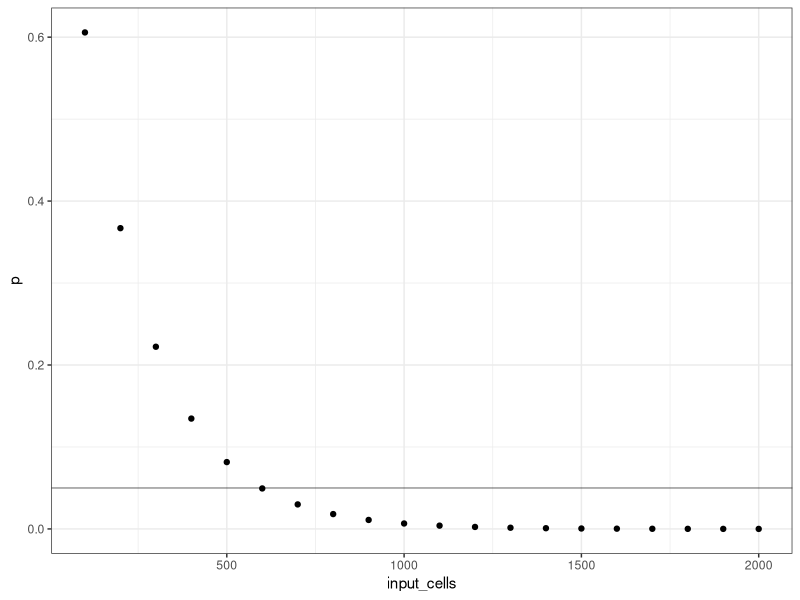
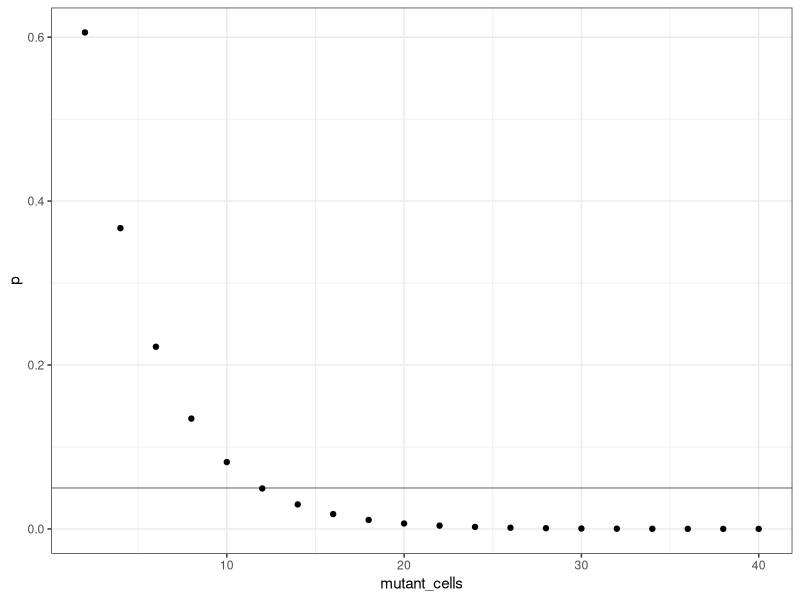
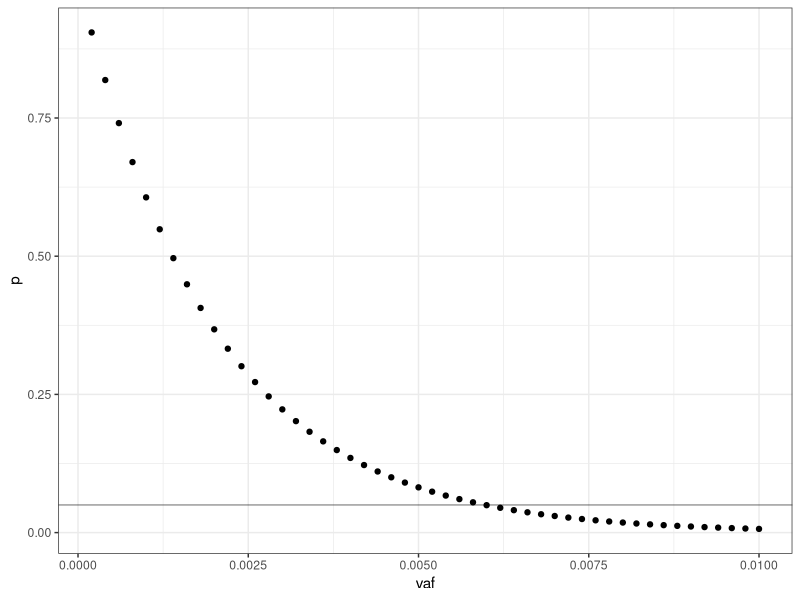
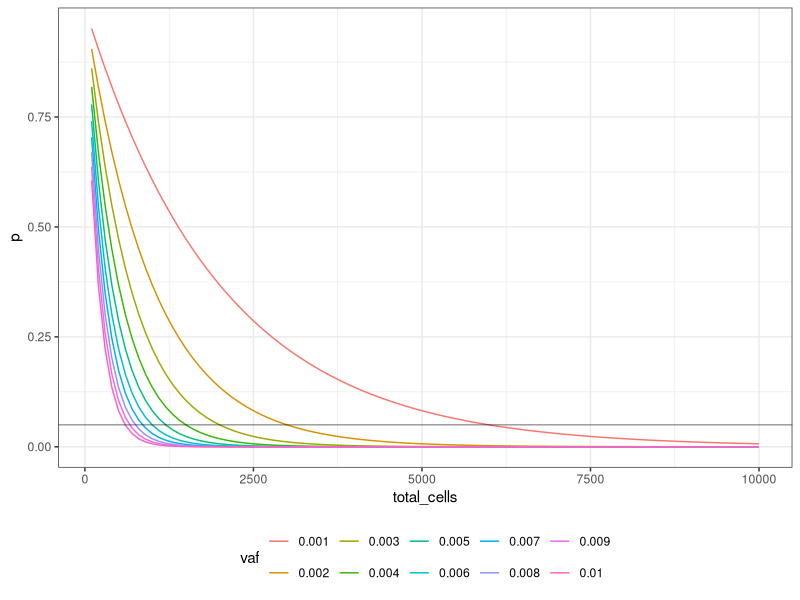
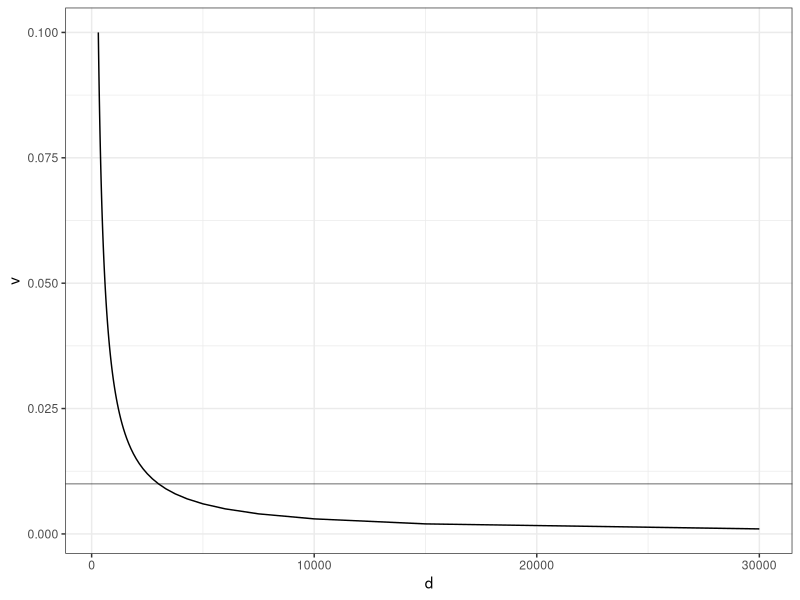

Source code (R) for these figures, in order:
## ---- chunk 1
DOCNAME = "Simulation_Benchmarking"
knitr::opts_chunk$set(autodep        = TRUE,
                      cache          = FALSE,
                      cache.path     = paste0("cache/", DOCNAME, "/"),
                      cache.comments = FALSE,
                      echo           = TRUE,
                      error          = FALSE,
                      fig.align      = "center",
                      fig.width      = 9,
                      fig.height     = 5,
                      dev            = c("png"),
                      message        = FALSE,
                      warning        = FALSE)
## ---- chunk 2
library(ggplot2)
## ---- chunk 3
v = 0.01
n = seq(100, 2000, 100)

vafs <- data.frame(vaf=v,
                   p=pbinom(0, n, v / 2),
                   input_cells=n,
                   mutant_cells=(n * v * 2))

ggplot(vafs, aes(input_cells, p)) +
    geom_point() +
    theme_bw() +
    geom_hline(yintercept=0.05, alpha=0.4)
## ---- chunk 4
ggplot(vafs, aes(mutant_cells, p)) +
    geom_point() +
    theme_bw() +
    geom_hline(yintercept=0.05, alpha=0.4)
## ---- chunk 5
deviation <- abs(0.05 - vafs$p)
print(vafs[which(deviation == min(deviation)),])
## ---- chunk 6
v = seq(0.0002, 0.01, 0.0002)
n = 1000

vafs <- data.frame(vaf=v,
                   p=pbinom(0, n, v / 2),
                   input_cells=n,
                   mutant_cells=(n * v * 2))

ggplot(vafs, aes(vaf, p)) +
    geom_point() +
    theme_bw() +
    geom_hline(yintercept=0.05, alpha=0.4)
## ---- chunk 7
deviation <- abs(0.05 - vafs$p)
print(vafs[which(deviation == min(deviation)),])
## ---- chunk 8
cells_vs_vaf = NULL
n = seq(100, 10000, 100)
V = seq(0.001, 0.01, 0.001)
for (v in V) {
    toadd <- data.frame(
        vaf=as.factor(v),
        p=pbinom(0, n, v / 2),
        total_cells=n
    )
    cells_vs_vaf <- rbind(cells_vs_vaf, toadd)
}

ggplot(cells_vs_vaf, aes(total_cells, p, colour=vaf)) +
    geom_line() +
    theme_bw() +
    theme(legend.position = 'bottom') +
    geom_hline(yintercept=0.05, alpha=0.4)
## ---- chunk 9
v = seq(0.001, 0.1, 0.001)
ccov <- data.frame(d = 30 / v,
                   v = v)
ggplot(ccov, aes(d, v)) +
    geom_line() +
    theme_bw() +
    geom_hline(yintercept=0.01, alpha=0.4)
## ---- chunk 10
df <- NULL
min_reads <- 1
duplex_yield <- 28
duplex_seq_range <- seq(1, 10000, 1)
fraction_we_can_miss <- 0.5

for(vaf in c(0.1, 0.01, 0.001)) {
    tmp <- data.frame(
        pval=pbinom(min_reads - 1, duplex_seq_range, vaf),
        vaf=vaf,
        duplex_cov=duplex_seq_range,
        total_cov=duplex_seq_range * duplex_yield
    )
    tmp <- tmp[tmp$pval < fraction_we_can_miss,]
    tmp <- tmp[tmp$pval == max(tmp$pval),]
    df <- rbind(df, tmp)
}

print(df)
